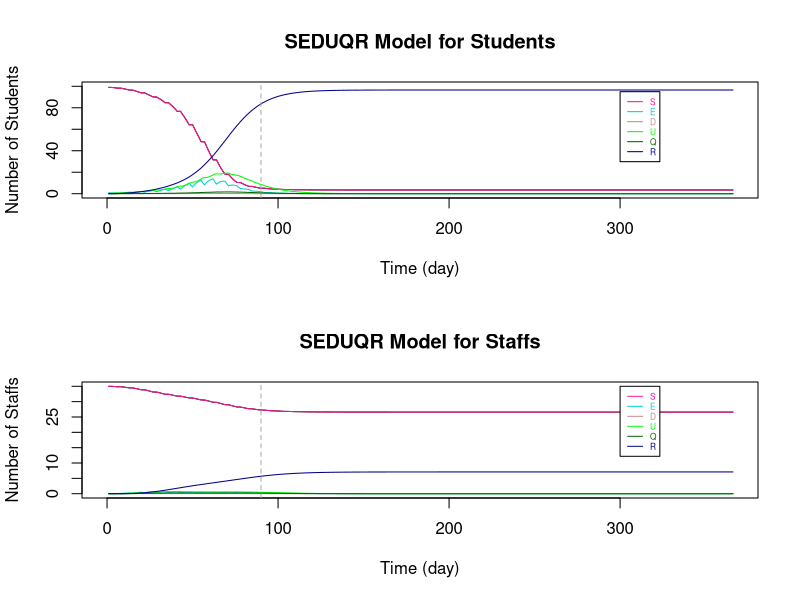

The R script that drew this image:
###################################################################################################################

# Parameters
Ta = matrix(c(0.64,1), nrow = 2) # transmissibility of student and staff
Ca = matrix(c(0.79,1), nrow = 1)  # susceptibility of student and staff
tau = c(0.54, 0.54/2)  # individual transmission rate within and outside the bubble
# set p: the transmission rate: 
p1 = Ta %*% Ca
# p = (student-student same bubble, student-student different, staff-student, student-staff, staff-staff both teaching same or different bubbles)
p = c(p1[1,1]*tau[1], p1[1,1]*tau[2], p1[2,1]*tau[2], p1[1,2]*tau[2], p1[2,2]*tau[2]) #RHO

a = 0.2  # ALPHA: rate from latent to infection
d = c(0.08,0.24) # d:probability of an infection is detectable/symptomatic for student and staff
e = 0.138 # EPSILON: the relative transmission for undetectable compared to detectable
o = 0.75  # THETA: rate of getting quanrantined 
y = 0.1 # GAMMA:recovery rate (differ by age and compartments)

r.values = c(9,3,10,3,3)  # r:contact r people (should be changing with time), in the same order as p (RHO)

T = 366
N = 10 # student number in each bubble


###################################################################################################################

# Define dataframe - students bubbles 1-10 and total staff
# Define array 
B <- matrix(rep(0), T, 7)
A <- array(rep(B), dim = c(T, 7, 11))

A[,1,] <- 10 #  S
A[,7,] <- 10 #  N
A[,1,11] <- 30  # 30 staffs are S initially
A[,7,11] <- 55 #  55 staffs in total (20 of them work from home)
A[1,,1] <- c(9,1,0,0,0,0,10)   # initials

dimnames(A) <- list(1:T, c("S","E","D","U","Q","R","N"), c(sprintf("B%d", 1:10),"Staff"))  # name the array

head(A)
da_d1 <- as.data.frame(A)

###################################################################################################################

# Set initials
S <- matrix(rep(0), T+1, 10)
E <- matrix(rep(0), T+1, 10)
D <- matrix(rep(0), T+1, 10)
U <- matrix(rep(0), T+1, 10)
Q <- matrix(rep(0), T+1, 10)
R <- matrix(rep(0), T+1, 10)
r <- matrix(rep(0), T+1, 10)

S.Staff=S1=S2=S3=S4=S5=S6=S
E.Staff=E1=E2=E3=E4=E5=E6=E
D.Staff=D1=D2=D3=D4=D5=D6=D
U.Staff=U1=U2=U3=U4=U5=U6=U
Q.Staff=Q1=Q2=Q3=Q4=Q5=Q6=Q
R.Staff=R1=R2=R3=R4=R5=R6=R
r1=r2=r3=r4=r5=r

S5.diff=S2.diff=S
E5.diff=E2.diff=E
D5.diff=D2.diff=D
U5.diff=U2.diff=U
R5.diff=R2.diff=R
r5.diff=r2.diff=r

S.Staff.change = S.Staff

# Staff replacement
Staff.School = S.Staff  
Staff.rp = S.Staff  

# Tutorial Group
S.Std_Std = S
S.Std1=S.Std2=S
S.Stf=E.Stf=D.Stf=U.Stf=Q.Stf=R.Stf=S


###################################################################################################################
# The Symbols for the Dynamic system 

# STUDENTS
# S, E, D, U, Q, R : (without subscript of numbers) TOTAL number of students in each compartment (for an individual bubble)

# S1, E1, D1, U1, Q1, R1: TOTAL number of students in each compartments with ONLY the intractions WITHIN bubbles (for an individual bubble)

# S2.diff, E2.diff, D2.diff, U2.diff, R2.diff : TOTAL number of students that are not in the specified bubble (for an individual bubble)

# S2, E2, D2, U2, Q2, R2: CHANGE of number of students in each compartments by BETWEEN-BUBBLES interactions (for an individual bubble)

# S3, E3, D3, U3, Q3, R3 : CHANGE of number of students in each compartments by their teaching staffs (for an individual bubble)

# STAFFS
# S.Staff, E.Staff, D.Staff, U.Staff, Q.Staff, R.Staff : (without subscript of numbers) TOTAL number of STAFF in each compartment (for those teaching an individual bubble)

# S4, E4, D4, U4, Q4, R4: CHANGE of number of staffs in each compartments by the students they teach (for those teaching an individual bubble)

# S5.diff, E5.diff, D5.diff, U5.diff, R5.diff : TOTAL number of staffs that are not teaching the specified bubble (for those teaching an individual bubble)

# S5, E5, D5, U5, Q5, R5 : CHANGE of number of staffs in each compartments by staffs teaching other bubbles (for those teaching an individual bubble)

# S6, E6, D6, U6, Q6, R6 : CHANGE of number of staffs in each compartments by the staffs teaching the same bubble (for those teaching an individual bubble)

# r are the number of sesceptible contacts that an infection case would contact (vary with situations)

# Staff.School : the number of staff at school of teaching each bubble

# Staff.rp : the number of staff that can come to teach the bubble that were working from home

# TUTOR GROUP

# S.Std_Std : CHANGE of number of student in tutor group by infections within tutor group

# S.Std1 : CHANGE of number of student in bubble j by infections within tutor group

# S.Std2 : CHANGE of number of student in bubble j by infections from the tutor

# S.Stf, E.Stf, D.Stf, U.Stf, Q.Stf, R.Stf : Total number of tutors being infected in tutor group j

###################################################################################################################

# i : time step start from 1 
# j : bubble number 1 to 10

for (i in 1:T){
  for (j in 1:10){  
    
    ###### For STUDENTS
    
    # initals
    S[1,j] =  da_d1[1,paste("S.B", j, sep = "")]
    E[1,j] =  da_d1[1,paste("E.B", j, sep = "")]
    D[1,j] =  da_d1[1,paste("D.B", j, sep = "")]
    U[1,j] =  da_d1[1,paste("U.B", j, sep = "")]
    Q[1,j] =  da_d1[1,paste("Q.B", j, sep = "")]
    R[1,j] =  da_d1[1,paste("R.B", j, sep = "")]
    
    # STUDENT to STUDENT in the SAME BUBBLE
    S1[1,j] =  da_d1[1,paste("S.B", j, sep = "")]
    E1[1,j] =  da_d1[1,paste("E.B", j, sep = "")]
    D1[1,j] =  da_d1[1,paste("D.B", j, sep = "")]
    U1[1,j] =  da_d1[1,paste("U.B", j, sep = "")]
    Q1[1,j] =  da_d1[1,paste("Q.B", j, sep = "")]
    R1[1,j] =  da_d1[1,paste("R.B", j, sep = "")]
    r1[1,j] =  S[1,j]  # number of contact depends on how many S in the bubble
    
    # This formula comes from the dynamic equations (in powerpoint slide 4)
    S1[i+1,j] = S[i,j] - r1[i,j]*p[1]*(D[i,j]+e*U[i,j])
    E1[i+1,j] = E[i,j] + r1[i,j]*p[1]*(D[i,j]+e*U[i,j]) - a*E[i,j]
    D1[i+1,j] = D[i,j] + a*d[1]*E[i,j] - o*D[i,j]
    U1[i+1,j] = U[i,j] + a*(1-d[1])*E[i,j] - y*U[i,j]
    Q1[i+1,j] = Q[i,j] + o*D[i,j] - y*Q[i,j]
    R1[i+1,j] = R[i,j] + y*(Q[i,j]+U[i,j])
    r1[i+1,j] = S[i,j] 
    
    
    # STUDENT to STUDENT in DIFFERENT BUBBLES #
    # number of contact for each individual in bubble j to students in other bubbles
    r2.diff[1,j] =  3  # each student in j contact 3 students in other bubbles
    r2.diff[i+1,j] = r2.diff[i,j]    
    # the total number of contacts of the students in bubble j
    m = round(r2.diff[i,j]*(S[i,j]))  # only Susceptible individuals in j might be infected by students in other bubbles
    
    # inital values of total number of students at school not in bubble j
    # (only S,E,D,U are at school, currently not considered recovery come back to school yet)
    S2.diff[1,j] = 90
    E2.diff[1,j] = 0
    D2.diff[1,j] = 0
    U2.diff[1,j] = 0
    R2.diff[1,j] = 0
    
    # Subset for S,E,D,U compartments of all bubbles 
    all.S = (c(1:ncol(da_d1)) %% 7) == 1
    all.E = (c(1:ncol(da_d1)) %% 7) == 2
    all.D = (c(1:ncol(da_d1)) %% 7) == 3
    all.U = (c(1:ncol(da_d1)) %% 7) == 4
    all.R = (c(1:ncol(da_d1)) %% 7) == 6
    
    #total number of students at school not in bubble j (and not staff: the reason of removing the last column)
    # The number of S, E, D, U at time i, different to bubble j
    S2.diff[i,j] = round(sum((da_d1[i,(all.S)][,-j])[,c(1:ncol(da_d1[i,(all.S)][,-j])-1)]))
    E2.diff[i,j] = round(sum((da_d1[i,(all.E)][,-j])[,c(1:ncol(da_d1[i,(all.E)][,-j])-1)]))
    D2.diff[i,j] = round(sum((da_d1[i,(all.D)][,-j])[,c(1:ncol(da_d1[i,(all.D)][,-j])-1)]))
    U2.diff[i,j] = round(sum((da_d1[i,(all.U)][,-j])[,c(1:ncol(da_d1[i,(all.U)][,-j])-1)]))
    R2.diff[i,j] = round(sum((da_d1[i,(all.R)][,-j])[,c(1:ncol(da_d1[i,(all.R)][,-j])-1)]))
    
    # make a list of S, E, D, U not in bubble j (the times of repeat is the number of students in each compartment)
    list = c(rep("S", S2.diff[i,j]), rep("E", E2.diff[i,j]), rep("D", D2.diff[i,j]), rep("U", U2.diff[i,j]), rep("R", R2.diff[i,j]))
    
    #count the number of S,E,D,U that students in j contacted to
    # " sample(list, m, replace = TRUE) ": Randomly select m from list
    set.seed(123)
    countS = sum((sample(list, m, replace = TRUE))=="S") # for students in bubble j: the number of contact outside bubble j are S
    countE = sum((sample(list, m, replace = TRUE))=="E") # for students in bubble j: the number of contact outside bubble j are E
    countD = sum((sample(list, m, replace = TRUE))=="D") # for students in bubble j: the number of contact outside bubble j are D
    countU = sum((sample(list, m, replace = TRUE))=="U") # for students in bubble j: the number of contact outside bubble j are U
    countR = sum((sample(list, m, replace = TRUE))=="R") # for students in bubble j: the number of contact outside bubble j are R
    
    
    # The number of change in S and E compartments by interactions from other bubbles to bubbles j (only the partial effect)
    # initial (no intractions between bubbles at time 1)
    S2[1,j] = 0
    E2[1,j] = 0
    
    # The change in S and E for bubble j only depends on the number of:
    # 1. (   susceptible students in bubble j: r1[i,j] = S[i,j]   ) and 
    # 2. (   number of detectable/symtomatic and undetectable/asymtomatic that are contacted in other bubbles: countD+e*countU   
    #                                                        -- e is because the effectiveness on D and U in infection rate are different)
    S2[i+1,j] = -p[2]*(countD+e*countU)  # Only the change because of other bubbles
    E2[i+1,j] = p[2]*(countD+e*countU)  # Only the change because of other bubbles, so those Es goes into D/U compartments are included in E1
    
    
    # STAFF to STUDENTs they teach 
    # initial - there is no change of S and E initially
    S3[1,j] = 0
    E3[1,j] = 0
    r3[1,j] = r.values[3]
    
    # The change in S and E for bubble j depends on the number of D and U of staffs
    S3[i+1,j] = - r1[i,j]*p[3]*(D.Staff[i,j]+e*U.Staff[i,j]) 
    E3[i+1,j] = r1[i,j]*p[3]*(D.Staff[i,j]+e*U.Staff[i,j])  
    r3[i+1,j] =  S[i,j]
    
    
    
    ### TUTOR GROUP
    
    # STUDENTs TO STUDENTs in the same tutorial group
    
    # A tutor group contains 2 bubbles of students and a staff that is not teaching the bubbles
    # With the tutor meeting of 15mins and a typical school day of 6 hours, the time length of contact is 1/24 of that in a bubble
    # initial (S.Std_Std is the change of S in tutor group j with students in both bubble j and 11-j)
    S.Std_Std[1,] = c(rep(0,10))  # S.Std_Std : total change of students in tutor group
    S.Std1[1,] = c(rep(0,10))
    
    
    # The change of S for tutor group j with students in both bubble j and 11-j
    if (j <= 5){ # 5 tutor groups in total
      S.Std_Std[i+1,j] = - (S[i,j]+S[i,11-j])*p[1]*((D[i,j]+e*U[i,j])+(D[i,11-j]+e*U[i,11-j]))*1/24
      
      # As the change is less than 0.5, separate the new cases of infections according to the percentage of S in each bubble
      if (S[i,j]+S[i,11-j] > 0){
        S.Std1[i+1,j] = S.Std_Std[i+1,j]*S[i,j]/(S[i,j]+S[i,11-j])  # S.Std1 : total change of students in  bubble j by having tutor group
        S.Std1[i+1,11-j] = S.Std_Std[i+1,j]*S[i,11-j]/(S[i,j]+S[i,11-j])
      }
      
      else{
        S.Std1[i+1,j] = 0
        S.Std1[i+1,11-j] = 0
      }
    }
    
    else{ # avoid to count the infections twice
    }
    
    
    # STAFF TO STUDENTs in the same tutorial group
    
    # There is only 1 staff for each tutor group
    # S.Std2 : the change of studnets in bubble j by infections from the tutor
    # initial - there is no change of S and E initially
    S.Std2[1,] = c(rep(0,10)) 
    
    # The change of S for tutor group j with students in both bubble j and 11-j
    if (j <= 5){ # 5 tutor groups in total
      if (S[i,j]+S[i,11-j] > 0){
        S.Std2[i+1,j] = - ((S[i,j]+S[i,11-j])*p[3]*(D.Stf[i,j]+e*U.Stf[i,j])*1/24)*(S[i,j]/(S[i,j]+S[i,11-j]))
        S.Std2[i+1,11-j] = - ((S[i,j]+S[i,11-j])*p[3]*(D.Stf[i,j]+e*U.Stf[i,j])*1/24)*(S[i,11-j]/(S[i,j]+S[i,11-j]))
      }
      
      else{
        S.Std2[i+1,j] = 0
        S.Std2[i+1,11-j] = 0
      }
    }
    
    else{ # avoid to count the infections twice
    }
    
    
    
    # TOTAL on STUDNETS 
    if (S1[i+1,j] + S2[i+1,j] + S3[i+1,j] + S.Std1[i+1,j] + S.Std2[i+1,j] >= 0){   # The total number of S has to be >= 0
      S[i+1,j] = S1[i+1,j] + S2[i+1,j] + S3[i+1,j] + S.Std1[i+1,j] + S.Std2[i+1,j]
      E[i+1,j] = E1[i+1,j] + E2[i+1,j] + E3[i+1,j] - S.Std1[i+1,j] - S.Std2[i+1,j]
    }
    else {  # If not, S = 0, 
      #         E = previous (time step) amout of E - the same amount of students reduced in S compartment - those move to the next compartments
      S[i+1,j] = 0
      E[i+1,j] = E[i,j] - (S[i+1,j]-S[i,j]) - a*E[i,j]
    }
    
    D[i+1,j] = D1[i+1,j]
    U[i+1,j] = U1[i+1,j]
    Q[i+1,j] = Q1[i+1,j]
    R[i+1,j] = R1[i+1,j]
    
    
    ###### For STAFF
    
    # Assume there are 55 staffs in total, initially 30 of them teach students. 
    # The overall effect on STAFF (stdent -> staff  &   staff -> staff in same / different bubble)
    
    # initials
    S.Staff[1,] =  3
    E.Staff[1,] =  0
    D.Staff[1,] =  0
    U.Staff[1,] =  0
    Q.Staff[1,] =  0
    R.Staff[1,] =  0
    
    # STUDENT to STAFF
    # initials
    S4[1,j] = 0
    r4[1,j] = r.values[4]  
    
    # Only S and E compartments will change directly by the infection cause by studnets (E3 = -S3)
    S4[i+1,j] = - r4[i]*p[4]*(D[i,j]+e*U[i,j])
    r4[i+1,j] = S.Staff[i,j]
    
    
    # STAFF to STAFF (teach same bubble)
    # initials
    S6[1,j] = 0
    
    # Only S and E compartments will change directly by the infection cause by staffs teach same bubble (E6 = -S6)
    S6[i+1,j] = - r4[i]*p[5]*(D.Staff[i,j]+e*U.Staff[i,j])
    
    
    # STAFF to STAFF (teach different bubbles)
    # number of contact for each individual staff teach bubble j to the staffs teach other bubbles
    r5.diff[1,j] =  3  # each staff teach j contact 3 staffs teach other bubbles
    r5.diff[i+1,j] = r5.diff[i,j]    
    # the total number of contacts of the students in bubble j
    m.Staff = round(r5.diff[i,j]*(S.Staff[i,j]))  # only Susceptible staffs in j might be infected 
    
    # inital values of total number of staff at school not teach bubble j
    # (only S,E,D,U are at school, currently not considered recovery come back to school yet)
    S5.diff[1,] = 27
    E5.diff[1,] = 0
    D5.diff[1,] = 0
    U5.diff[1,] = 0
    R5.diff[1,] = 0
    
    # The number of S, E, D, U at time i, not teaching to bubble j
    S5.diff[i,j] = round(sum(S.Staff[i,])-S.Staff[i,j])
    E5.diff[i,j] = round(sum(E.Staff[i,])-E.Staff[i,j])
    D5.diff[i,j] = round(sum(D.Staff[i,])-D.Staff[i,j])
    U5.diff[i,j] = round(sum(U.Staff[i,])-U.Staff[i,j])
    R5.diff[i,j] = round(sum(R.Staff[i,])-R.Staff[i,j])
    
    # make a list of S, E, D, U not teach bubble j (the times of repeat is the number of staff in each compartment)
    list.Staff = c(rep("S", S5.diff[i,j]), rep("E", E5.diff[i,j]), rep("D", D5.diff[i,j]), rep("U", U5.diff[i,j]), rep("R", R5.diff[i,j]))
    
    #count the number of S,E,D,U that staffs teaching bubble j contacted to
    # " sample(list.Staff, m.Staff, replace = TRUE) ": Randomly select m.Staff from list
    set.seed(123)
    count.StaffS = sum((sample(list.Staff, m.Staff, replace = TRUE))=="S") # for students in bubble j: the number of contact outside bubble j are S
    count.StaffE = sum((sample(list.Staff, m.Staff, replace = TRUE))=="E") # for students in bubble j: the number of contact outside bubble j are E
    count.StaffD = sum((sample(list.Staff, m.Staff, replace = TRUE))=="D") # for students in bubble j: the number of contact outside bubble j are D
    count.StaffU = sum((sample(list.Staff, m.Staff, replace = TRUE))=="U") # for students in bubble j: the number of contact outside bubble j are U
    count.StaffR = sum((sample(list.Staff, m.Staff, replace = TRUE))=="R") # for students in bubble j: the number of contact outside bubble j are R
    
    # The number of change in S and E compartments by staffs teach j and other staffs contacts
    # initial (no transmission at time 1)
    S5[1,j] = 0
    
    # The change in S and E for staffs teach bubble j only depends on the number of:
    # 1. (   susceptible staffs teach bubble j: r5[i,j] = S.Staff[i,j]   ) and 
    # 2. (   number of detectable/symtomatic and undetectable/asymtomatic staffs teach other bubbles: count.StaffD+e*count.StaffU
    #                                                        -- e is because the effectiveness on D and U in infection rate are different)
    S5[i+1,j] = - p[5]*(count.StaffD+e*count.StaffU)  # Only the change because of staff teach other bubbles
    # E5 = -S5
    
    
    # TUTOR GROUP
    
    # The STUDENTS in the tutor group to STAFF
    # Assume for tutor group 1-5, the tutor is not teaching any bubbles
    # There is no staff to replace tutor if he is infected, but he will work again when he has recovered
    # initial - there is no change of S and E initially
    S.Stf[1,] = c(rep(1,5), rep(0,5)) 
    E.Stf[1,] = D.Stf[1,] = U.Stf[1,] = Q.Stf[1,] = R.Stf[1,] = rep(0,10)
    
    
    # The total number of S for staff in tutor group j 
    if (j <= 5){ # 5 tutor groups in total
      if (S.Stf[i,j] > 0){
        S.Stf[i+1,j] = S.Stf[i,j] - S.Stf[i,j]*p[4]*((D[i,j]+e*U[i,j])+(D[i,11-j]+e*U[i,11-j]))*1/24
      }
      
      else{
        S.Stf[i+1,j] = 0
      }
    }
    
    else{ # avoid to count the infections twice
      S.Stf[i+1,j] = 0
    }
    
    E.Stf[i+1,j] = E.Stf[i,j] + (S.Stf[i+1,j] - S.Stf[i,j]) - a*E.Stf[i,j]
    D.Stf[i+1,j] = D.Stf[i,j] + a*d[1]*E.Stf[i,j] - o*D.Stf[i,j]
    U.Stf[i+1,j] = U.Stf[i,j] + a*(1-d[1])*E.Stf[i,j] - y*U.Stf[i,j]
    Q.Stf[i+1,j] = Q.Stf[i,j] + o*D.Stf[i,j] - y*Q.Stf[i,j]
    R.Stf[i+1,j] = R.Stf[i,j] + y*(Q.Stf[i,j]+U.Stf[i,j])
    
    
    # TOTAL on STAFF
    # the total change of staff
    
    S.Staff.change[1,j] = 0
    S.Staff.change[i+1,j] = -(S4[i+1,j] + S5[i+1,j] + S6[i+1,j])    
    
    # With larger number in each group, remove the overlapping cases of new infection by:
    # (There might be chance an individual staff is infected by both students he teach and other staff he contact with)
    # Here, use randomly choosing to reduce the overlapping change effect
    # # # count.StaffS_overlap = - round(S3[i+1,j] + S5[i+1,j] + S6[i+1,j]) # the infected cases/the change in S (with overlap)
    
    # This formula comes from the dynamic equations (in powerpoint slide 4)
    S.Staff[i+1,j] = S.Staff[i,j] - S.Staff.change[i+1,j]
    E.Staff[i+1,j] = E.Staff[i,j] + S.Staff.change[i+1,j] - a*E.Staff[i,j]
    D.Staff[i+1,j] = D.Staff[i,j] + a*d[2]*E.Staff[i,j] - o*D.Staff[i,j]
    U.Staff[i+1,j] = U.Staff[i,j] + a*(1-d[2])*E.Staff[i,j] - y*U.Staff[i,j]
    Q.Staff[i+1,j] = Q.Staff[i,j] + o*D.Staff[i,j] - y*Q.Staff[i,j]
    R.Staff[i+1,j] = R.Staff[i,j] + y*(Q.Staff[i,j]+U.Staff[i,j])
    
    
    # STAFF replacement (remove this part to see if there is no extra staff that teaching the same course)
    # We assume initially 30 out of 55 staffs are teaching bubbles and the other 20 staffs are working from home.
    # Assume each bubble has 3 teaching staff and 2 other staffs working from home that can teach the same course.
    # If one of the staff was teaching at school is isolated, a staff that is "teaching the same course" will come back to school and teach the bubble. (within 24h)
    # When an istolated staff is recovered, he will come back to school on the next day. (within 24h)
    # If that result in more than 3 staffs teaching the bubble, let some susceptible staffs to work from home.  
    # So, each bubble will have 3 teaching staffs until there are not enough staffs available.
    
    Staff.rp[1,j] = 2  # the staff can come to teach in the next day that are working from home
    Staff.School[1,j] = 3  # total number of staffs that are teaching the bubble
    Staff.School[i,j] = S.Staff[i,j] + E.Staff[i,j] + D.Staff[i,j] + U.Staff[i,j] + R.Staff[i,j]
    
    if (Staff.School[i,j] < 3) {  # if the number of staff teaching bubble j is less than 3
      
      if ((3 - Staff.School[i,j]) <= Staff.rp[i,j]) {  # if there are enough staff to come back and teach
        S.Staff[i+1,j] = S.Staff[i+1,j] + (3 - Staff.School[i,j])
        Staff.rp[i+1,j] = Staff.rp[i,j] - (3 - Staff.School[i,j])
      }
      
      else{  # if there is not enought staff to come back and teach
        S.Staff[i+1,j] = S.Staff[i+1,j] + Staff.rp[i,j]
        Staff.rp[i+1,j] = 0
      }
    }
    
    else{  
      if (round(Staff.School[i,j]) > 3) { # if after the staff combing back from isolation, there are more than 3 staffs teaching the bubble j
        S.Staff[i+1,j] = S.Staff[i+1,j] - (Staff.School[i,j] - 3)
        Staff.rp[i+1,j] = Staff.rp[i,j] + (Staff.School[i,j] - 3)
      } 
      
      else {# if there are 3 staffs teaching the bubble j
        S.Staff[i+1,j] = S.Staff[i+1,j]
        Staff.rp[i+1,j] = Staff.rp[i,j] 
      }
    }
    
    
    
    # The change on Weekends
    # There will not be new infections from 0 A.M. on Saturday till 0 A.M. on the following Monday
    
    offschool = c(seq(0,T,7)-1,seq(0,T,7)-0)
    
    if (!is.na(match(i, setdiff(0:T,offschool))) == TRUE){  #if time i is weekday
    }
    
    else{  #if time i is weekend
      S[i+1,j] = S[i,j]
      E[i+1,j] = E[i,j] - a*E[i,j]
      
      S.Staff[i+1,j] = S.Staff[i,j]
      E.Staff[i+1,j] = E.Staff[i,j] - a*E.Staff[i,j]
      
    }
    
    # Add the results of each time step i and each bubble j of each compartments to the dataframe da_d1
    da_d1[i,paste("S.B", j, sep = "")] <- S[i,j]
    da_d1[i,paste("E.B", j, sep = "")] <- E[i,j]
    da_d1[i,paste("D.B", j, sep = "")] <- D[i,j]
    da_d1[i,paste("U.B", j, sep = "")] <- U[i,j]
    da_d1[i,paste("Q.B", j, sep = "")] <- Q[i,j]
    da_d1[i,paste("R.B", j, sep = "")] <- R[i,j]
    
    da_d1[i,paste("S.", "Staff", sep = "")] <- sum(S.Staff[i,]) + sum(S.Stf[i,])
    da_d1[i,paste("E.", "Staff", sep = "")] <- sum(E.Staff[i,]) + sum(E.Stf[i,])
    da_d1[i,paste("D.", "Staff", sep = "")] <- sum(D.Staff[i,]) + sum(D.Stf[i,])
    da_d1[i,paste("U.", "Staff", sep = "")] <- sum(U.Staff[i,]) + sum(U.Stf[i,])
    da_d1[i,paste("Q.", "Staff", sep = "")] <- sum(Q.Staff[i,]) + sum(Q.Stf[i,])
    da_d1[i,paste("R.", "Staff", sep = "")] <- sum(R.Staff[i,]) + sum(R.Stf[i,])
    
    # Sum up the total dynamic of students for all bubbles
    da_d1$S.Student[i] <- sum(S[i,])
    da_d1$E.Student[i] <- sum(E[i,])
    da_d1$D.Student[i] <- sum(D[i,])
    da_d1$U.Student[i] <- sum(U[i,])
    da_d1$Q.Student[i] <- sum(Q[i,])
    da_d1$R.Student[i] <- sum(R[i,])
    da_d1$N.Student[i] <- 100
    
  }
}

# Add extra columns 
for (i in 1:T){
  
  # total number of Staffs working from home
  da_d1$Staff.rp[i] <- sum(Staff.rp[i,])  
  
  # reproduction rate Rt
  da_d1$Rt.Student[i] <- (da_d1$E.Student[i+1] + da_d1$D.Student[i+1] + da_d1$U.Student[i+1] + da_d1$Q.Student[i+1]) / 
    (da_d1$E.Student[i] + da_d1$D.Student[i] + da_d1$U.Student[i] + da_d1$Q.Student[i])
  
  da_d1$Rt.Staff[i] <- (da_d1$E.Staff[i+1] + da_d1$D.Staff[i+1] + da_d1$U.Staff[i+1] + da_d1$Q.Staff[i+1]) / 
    (da_d1$E.Staff[i] + da_d1$D.Staff[i] + da_d1$U.Staff[i] + da_d1$Q.Staff[i])
}



###################################################################################################################
# Plot SEDUQR graphs
par(mfrow=c(2, 1), lwd=1)

# Students
X_lim <- seq(1,T,by=1)
plot(da_d1$S.Student~X_lim, pch=15, col="black", main = "SEDUQR Model for Students", type = "l", xlab = "Time (day)", ylab = "Number of Students", xlim = c(0,T), ylim = c(0,100))

lines(da_d1$S.Student, col="DeepPink", lty=1)
lines(da_d1$E.Student, col="darkTurquoise", lty=1)
lines(da_d1$D.Student, col="RosyBrown", lty=1)
lines(da_d1$U.Student, col="green", lty=1)
lines(da_d1$Q.Student, col="darkgreen", lty=1)
lines(da_d1$R.Student, col="darkblue", lty=1)

legend(300, 95 ,c("S","E","D", "U", "Q", "R"),col=c("DeepPink","darkTurquoise","RosyBrown", "green", "darkgreen", "darkblue"),
       text.col=c("DeepPink","darkTurquoise","RosyBrown", "green", "darkgreen", "darkblue"),lty=c(1,1,1,1,1,1),
       cex=0.5)

abline(v=90,col="dark grey", lty=2)

# Staffs
X_lim <- seq(1,T,by=1)
plot(da_d1$S.Staff~X_lim, pch=15, col="black", main = "SEDUQR Model for Staffs", type = "l", xlab = "Time (day)", ylab = "Number of Staffs", xlim = c(0,T), ylim = c(0,35))

lines(da_d1$S.Staff, col="DeepPink", lty=1)
lines(da_d1$E.Staff, col="darkTurquoise", lty=1)
lines(da_d1$D.Staff, col="RosyBrown", lty=1)
lines(da_d1$U.Staff, col="green", lty=1)
lines(da_d1$Q.Staff, col="darkgreen", lty=1)
lines(da_d1$R.Staff, col="darkblue", lty=1)

legend(300, 35,c("S","E","D", "U", "Q", "R"),col=c("DeepPink","darkTurquoise","RosyBrown", "green", "darkgreen", "darkblue"),
       text.col=c("DeepPink","darkTurquoise","RosyBrown", "green", "darkgreen", "darkblue"),lty=c(1,1,1,1,1,1),
       cex=0.5)

abline(v=90,col="dark grey", lty=2)
